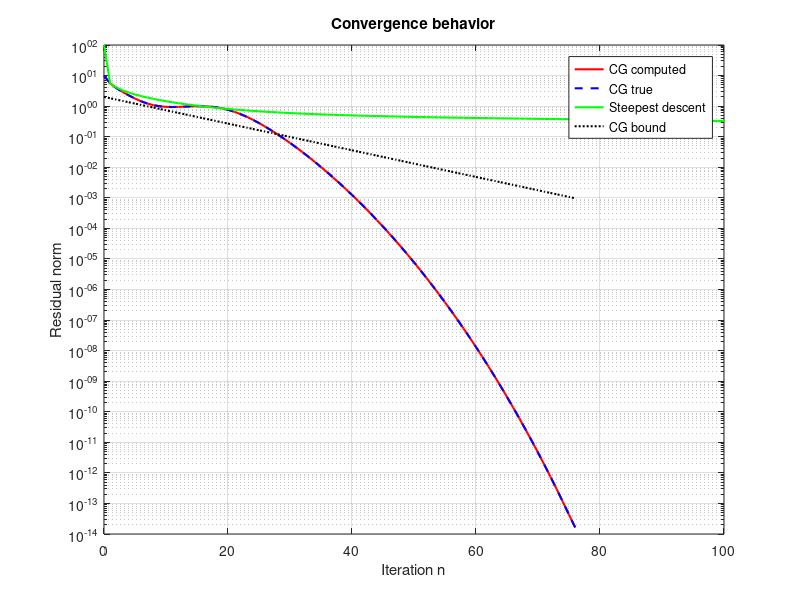

MATLAB code for this plot:
size=100;
b=ones(size,1);
A=diag(1:size)+diag(ones(size-1,1),1)+diag(ones(size-1,1),-1);
x0=zeros(size,1);
tol=1e-14;
maxiter=100;

kappa=cond(A);
q=(sqrt(kappa)-1)/(sqrt(kappa)+1);
 function [x, residual, iter,rs,true_res,bound] = cg(A,b,x0,tol,maxiter,q)
%cg  Conjugate gradient method
%
%   [x,residual,iter] = cg(A,b,x0,tol,numitr) computes the solution x 
%   of a sparse symmetric positive definite system Ax = b using
%   the Conjugate Gradient method. x0 is the initial approximation, tol is
%   the error tolerance, and maxiter is the maximum number of iterations
%   to execute. If the conjugate gradient method converges, iter contains
%   the number of iterations required to converge; otherwise, iter = -1.
%   For consistent failure of convergence, try precg.
rs=zeros(maxiter+1,1);
true_res=zeros(maxiter+1,1);
bound=zeros(maxiter+1,1);
r = b - A*x0;
p = r;
x = x0;
tol = tol^2;
normr = norm(r);
rs(1)=normr;
true_res(1)=norm(b-A*x);
bound(1)=2;
for i = 1:maxiter
  normrsqr = r'*r;
   w = A*p;
   alpha = normrsqr/(p'*w);
   x = x + alpha*p;
   r = r - alpha*w;
   normrnewsqr = r'*r;
   if normrnewsqr < tol
      iter = i;
      residual = sqrt(normrnewsqr);
      return;
   end
   beta = normrnewsqr/normrsqr;
   p = r + beta*p;
    normr=norm(r);
   rs(i+1)=normr;
   true_res(i+1)=norm(b-A*x);
    bound(i+1)=2*(q^i);
end

iter = -1;
residual = sqrt(normrnewsqr);
end

function [x, r, iter,rs] = steepestDescent(A,b,x0,tol,maxiter)
%steepestDescent Steepest descent method for solving the sparse
%positive definite system Ax = b.
%
%   [x,iter] = steepestDescent(A,x0,b,tol,numitr) computes the solution x 
%   of a sparse symmetric positive definite system Ax = b using
%   the method of steepst descent. x0 is the initial approximation, tol is
%   the error tolerance, and maxiter is the maximum number of iterations
%   to execute. If the method converges, iter contains
%   the number of iterations required to converge; otherwise, iter = -1.
%   This function serves only as motivation for the conjugate gradient
%   method.

r = b - A*x0;
x = x0;
iter = 1;
rs=zeros(maxiter,1);
rs(1)=r'*r;
while (norm(r) >= tol) && (iter <= maxiter)

   alpha = (r'*r)/(r'*(A*r));
   x = x + alpha*r;
   r = b - A*x;
   iter = iter + 1;

    normr=norm(r);
    rs(iter)=normr;
end
iter = iter-1;

if iter >= maxiter
   iter = -1;
end
end 
[~, sd_r, sd_iter,sd_res] = steepestDescent(A,b,x0,tol,maxiter);
[~, cg_residual, cg_iter,cg_res,cg_true,bound] = cg(A,b,x0,tol,maxiter,q);
nvals = 0:maxiter;
figure;

semilogy(nvals, cg_res, 'r', 'LineWidth', 1.5); hold on;
semilogy(nvals, cg_true, 'b--', 'LineWidth', 1.5);
semilogy(nvals, sd_res, 'g', 'LineWidth', 1.5);
semilogy(nvals, bound, 'k:', 'LineWidth', 1.5);

legend('CG computed','CG true','Steepest descent','CG bound');
xlabel('Iteration n');
ylabel('Residual norm');
title('Convergence behavior');
grid on;

exportgraphics(gcf, 'convergence.pdf');   
